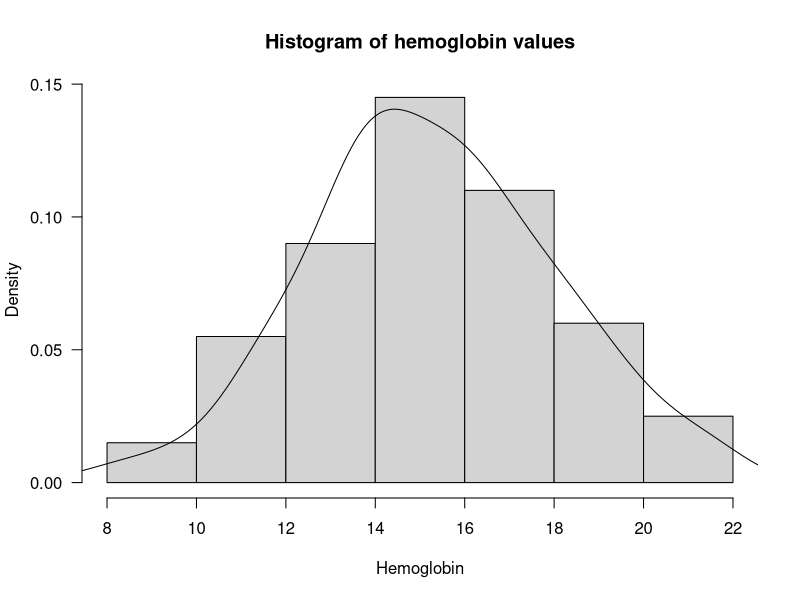
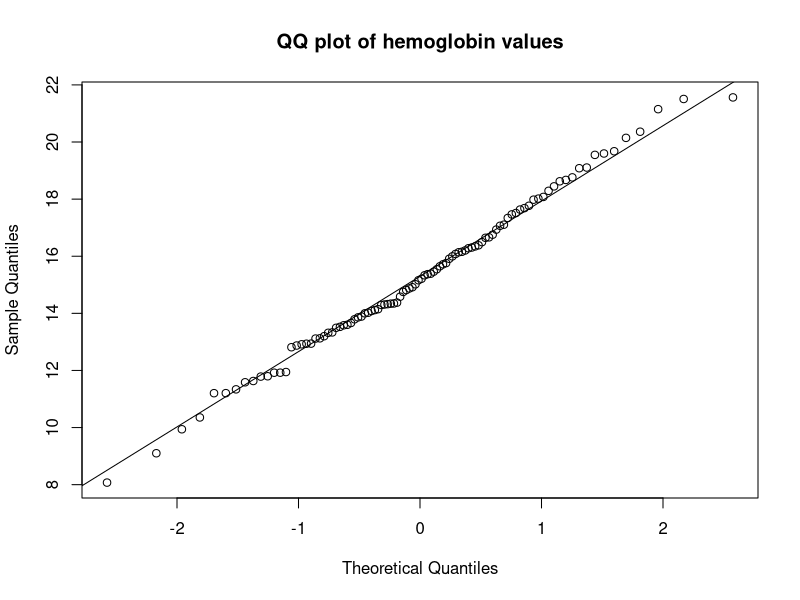
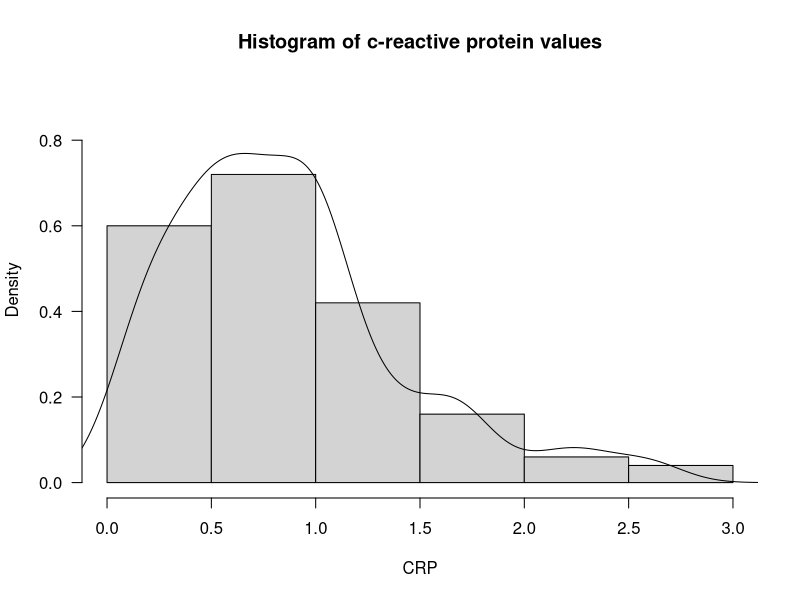
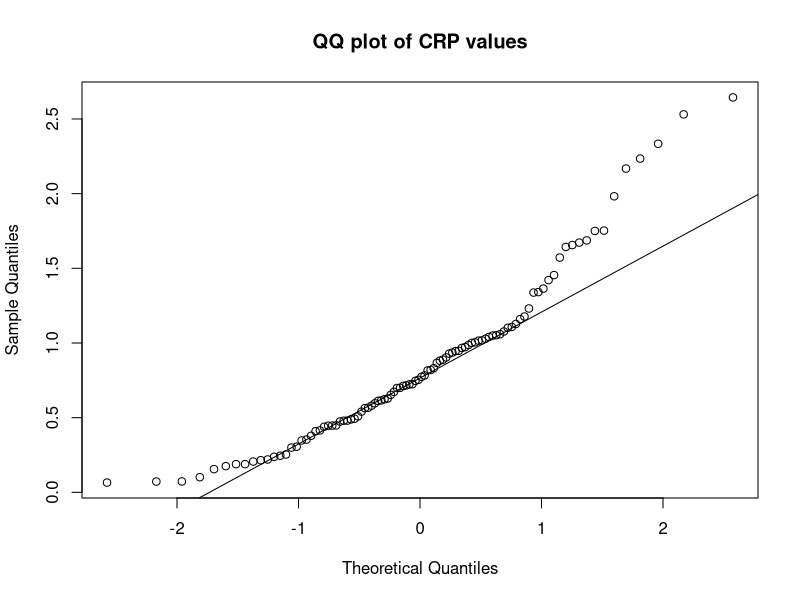

Reproduce these figures in R, in order.
## ---- chunk 1
knitr::opts_chunk$set(echo = TRUE)
setwd(getwd())
## ---- chunk 2
set.seed(123)  # Seeding the pseudo random number generator to ensure reproducible values
hb <- rnorm(100,  # On hundred values from a normal distrbution
            mean = 15,  # Mean of 15
            sd = 3)  # Standard deviationof three
hist(hb, prob = TRUE, main = "Histogram of hemoglobin values", las = 1, xlab = "Hemoglobin")
lines(density(hb))  # A density plot line
## ---- chunk 3
qqnorm(hb, main = "QQ plot of hemoglobin values")
qqline(hb)
## ---- chunk 4
set.seed(123)
crp = rgamma(100, 2, 2)
## ---- chunk 5
hist(crp,
     prob = TRUE,
     main = "Histogram of c-reactive protein values",
     las = 1,
     xlab = "CRP",
     ylim = c(0, 0.9))
lines(density(crp))
## ---- chunk 6
qqnorm(crp, main = "QQ plot of CRP values")
qqline(crp)
## ---- chunk 7
summary(hb)
## ---- chunk 8
mean(hb)
median(hb)
## ---- chunk 9
shapiro.test(hb)
shapiro.test(crp)
## ---- chunk 10
df = read.csv(file = "ProjectIIData.csv", header = TRUE)
head(df)
## ---- chunk 11
library(car)
leveneTest(df$CRP, df$Group, center = mean)
